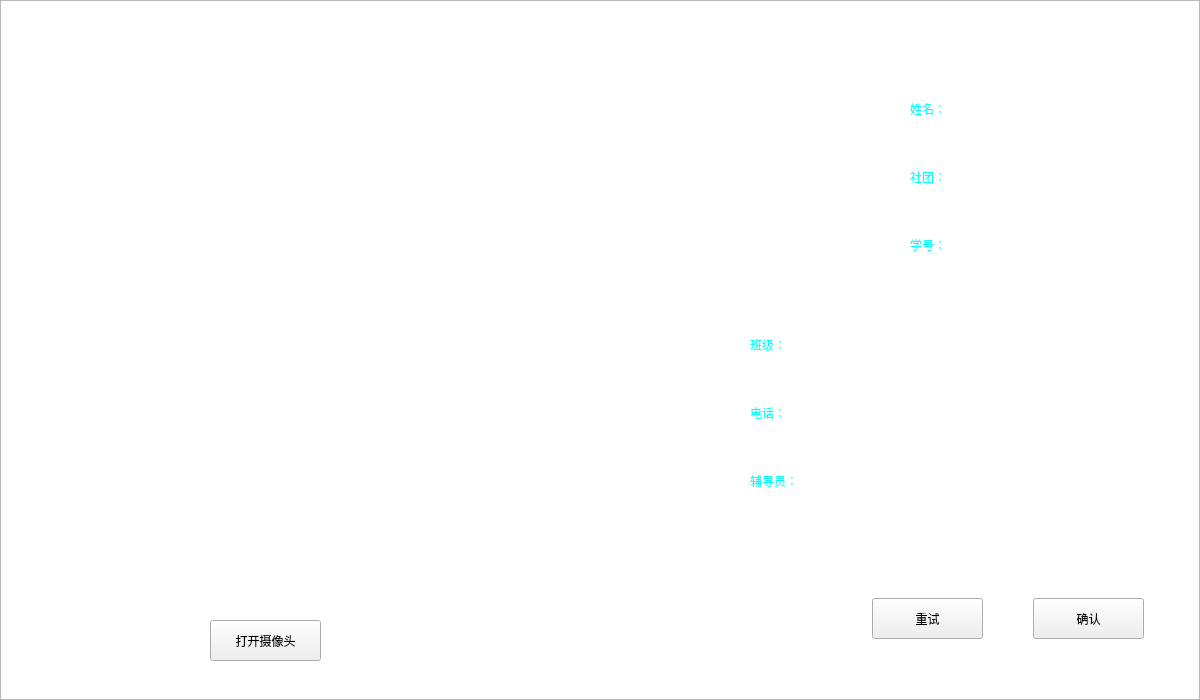
<?xml version="1.0" encoding="UTF-8"?>
<ui version="4.0">
 <class>Form</class>
 <widget class="QWidget" name="Form">
  <property name="geometry">
   <rect>
    <x>0</x>
    <y>0</y>
    <width>1200</width>
    <height>700</height>
   </rect>
  </property>
  <property name="minimumSize">
   <size>
    <width>1200</width>
    <height>700</height>
   </size>
  </property>
  <property name="maximumSize">
   <size>
    <width>1200</width>
    <height>700</height>
   </size>
  </property>
  <property name="windowTitle">
   <string>Form</string>
  </property>
  <widget class="QListView" name="listView">
   <property name="geometry">
    <rect>
     <x>0</x>
     <y>0</y>
     <width>1200</width>
     <height>700</height>
    </rect>
   </property>
   <property name="minimumSize">
    <size>
     <width>1200</width>
     <height>700</height>
    </size>
   </property>
   <property name="maximumSize">
    <size>
     <width>1200</width>
     <height>700</height>
    </size>
   </property>
   <property name="styleSheet">
    <string notr="true">background-image: url(:/recognition/images/recongnition_bg.jpg);</string>
   </property>
  </widget>
  <widget class="QLabel" name="label_show_camera">
   <property name="geometry">
    <rect>
     <x>65</x>
     <y>80</y>
     <width>400</width>
     <height>500</height>
    </rect>
   </property>
   <property name="minimumSize">
    <size>
     <width>400</width>
     <height>500</height>
    </size>
   </property>
   <property name="maximumSize">
    <size>
     <width>405</width>
     <height>505</height>
    </size>
   </property>
   <property name="styleSheet">
    <string notr="true"/>
   </property>
   <property name="text">
    <string/>
   </property>
  </widget>
  <widget class="QPushButton" name="button_open_camera">
   <property name="geometry">
    <rect>
     <x>210</x>
     <y>620</y>
     <width>111</width>
     <height>41</height>
    </rect>
   </property>
   <property name="text">
    <string>打开摄像头</string>
   </property>
  </widget>
  <widget class="QWidget" name="widget" native="true">
   <property name="geometry">
    <rect>
     <x>610</x>
     <y>10</y>
     <width>581</width>
     <height>671</height>
    </rect>
   </property>
   <property name="styleSheet">
    <string notr="true"/>
   </property>
   <widget class="QLabel" name="picture_label">
    <property name="geometry">
     <rect>
      <x>88</x>
      <y>69</y>
      <width>160</width>
      <height>210</height>
     </rect>
    </property>
    <property name="minimumSize">
     <size>
      <width>160</width>
      <height>210</height>
     </size>
    </property>
    <property name="maximumSize">
     <size>
      <width>160</width>
      <height>210</height>
     </size>
    </property>
    <property name="styleSheet">
     <string notr="true"/>
    </property>
    <property name="text">
     <string/>
    </property>
   </widget>
   <widget class="QWidget" name="">
    <property name="geometry">
     <rect>
      <x>140</x>
      <y>326</y>
      <width>421</width>
      <height>192</height>
     </rect>
    </property>
    <layout class="QFormLayout" name="formLayout_2">
     <property name="verticalSpacing">
      <number>50</number>
     </property>
     <item row="0" column="0">
      <widget class="QLabel" name="label_4">
       <property name="styleSheet">
        <string notr="true">font: 15pt &quot;楷体&quot;;
color: rgb(0, 255, 255);</string>
       </property>
       <property name="text">
        <string>班级：</string>
       </property>
      </widget>
     </item>
     <item row="0" column="1">
      <widget class="QLineEdit" name="class_lineEdit">
       <property name="enabled">
        <bool>false</bool>
       </property>
       <property name="styleSheet">
        <string notr="true">font: 14pt &quot;新宋体&quot;;
border:None;</string>
       </property>
      </widget>
     </item>
     <item row="1" column="0">
      <widget class="QLabel" name="label_5">
       <property name="styleSheet">
        <string notr="true">font: 15pt &quot;楷体&quot;;
color: rgb(0, 255, 255);</string>
       </property>
       <property name="text">
        <string>电话：</string>
       </property>
      </widget>
     </item>
     <item row="1" column="1">
      <widget class="QLineEdit" name="number_lineEdit">
       <property name="enabled">
        <bool>false</bool>
       </property>
       <property name="styleSheet">
        <string notr="true">font: 14pt &quot;新宋体&quot;;
border:None;</string>
       </property>
      </widget>
     </item>
     <item row="2" column="0">
      <widget class="QLabel" name="label_6">
       <property name="styleSheet">
        <string notr="true">font: 15pt &quot;楷体&quot;;
color: rgb(0, 255, 255);</string>
       </property>
       <property name="text">
        <string>辅导员：</string>
       </property>
      </widget>
     </item>
     <item row="2" column="1">
      <widget class="QLineEdit" name="teacher_lineEdit">
       <property name="enabled">
        <bool>false</bool>
       </property>
       <property name="styleSheet">
        <string notr="true">font: 14pt &quot;新宋体&quot;;
border:None;</string>
       </property>
      </widget>
     </item>
    </layout>
   </widget>
   <widget class="QWidget" name="">
    <property name="geometry">
     <rect>
      <x>300</x>
      <y>90</y>
      <width>258</width>
      <height>201</height>
     </rect>
    </property>
    <layout class="QFormLayout" name="formLayout">
     <property name="horizontalSpacing">
      <number>7</number>
     </property>
     <property name="verticalSpacing">
      <number>50</number>
     </property>
     <item row="0" column="0">
      <widget class="QLabel" name="label">
       <property name="styleSheet">
        <string notr="true">font: 15pt &quot;楷体&quot;;
color: rgb(0, 255, 255);</string>
       </property>
       <property name="text">
        <string>姓名：</string>
       </property>
      </widget>
     </item>
     <item row="0" column="1">
      <widget class="QLineEdit" name="name_lineEdit">
       <property name="enabled">
        <bool>false</bool>
       </property>
       <property name="styleSheet">
        <string notr="true">font: 14pt &quot;新宋体&quot;;
border:None;</string>
       </property>
      </widget>
     </item>
     <item row="1" column="0">
      <widget class="QLabel" name="label_2">
       <property name="styleSheet">
        <string notr="true">font: 15pt &quot;楷体&quot;;
color: rgb(0, 255, 255);</string>
       </property>
       <property name="text">
        <string>社团：</string>
       </property>
      </widget>
     </item>
     <item row="1" column="1">
      <widget class="QLineEdit" name="team_lineEdit">
       <property name="enabled">
        <bool>false</bool>
       </property>
       <property name="styleSheet">
        <string notr="true">font: 14pt &quot;新宋体&quot;;
border:None;</string>
       </property>
      </widget>
     </item>
     <item row="2" column="1">
      <widget class="QLineEdit" name="num_lineEdit">
       <property name="enabled">
        <bool>false</bool>
       </property>
       <property name="styleSheet">
        <string notr="true">font: 14pt &quot;新宋体&quot;;
border:None;</string>
       </property>
      </widget>
     </item>
     <item row="2" column="0">
      <widget class="QLabel" name="label_3">
       <property name="styleSheet">
        <string notr="true">font: 15pt &quot;楷体&quot;;
color: rgb(0, 255, 255);</string>
       </property>
       <property name="text">
        <string>学号：</string>
       </property>
      </widget>
     </item>
    </layout>
   </widget>
   <widget class="QWidget" name="">
    <property name="geometry">
     <rect>
      <x>262</x>
      <y>587</y>
      <width>274</width>
      <height>43</height>
     </rect>
    </property>
    <layout class="QHBoxLayout" name="horizontalLayout">
     <property name="spacing">
      <number>50</number>
     </property>
     <item>
      <widget class="QPushButton" name="retry_btn">
       <property name="minimumSize">
        <size>
         <width>111</width>
         <height>41</height>
        </size>
       </property>
       <property name="maximumSize">
        <size>
         <width>111</width>
         <height>41</height>
        </size>
       </property>
       <property name="text">
        <string>重试</string>
       </property>
      </widget>
     </item>
     <item>
      <widget class="QPushButton" name="confirm_btn">
       <property name="minimumSize">
        <size>
         <width>111</width>
         <height>41</height>
        </size>
       </property>
       <property name="maximumSize">
        <size>
         <width>111</width>
         <height>41</height>
        </size>
       </property>
       <property name="text">
        <string>确认</string>
       </property>
      </widget>
     </item>
    </layout>
   </widget>
  </widget>
 </widget>
 <resources>
  <include location="../images.qrc"/>
 </resources>
 <connections>
  <connection>
   <sender>button_open_camera</sender>
   <signal>clicked()</signal>
   <receiver>Form</receiver>
   <slot>button_open_camera_clicked()</slot>
   <hints>
    <hint type="sourcelabel">
     <x>273</x>
     <y>656</y>
    </hint>
    <hint type="destinationlabel">
     <x>283</x>
     <y>763</y>
    </hint>
   </hints>
  </connection>
  <connection>
   <sender>retry_btn</sender>
   <signal>clicked()</signal>
   <receiver>Form</receiver>
   <slot>retry()</slot>
   <hints>
    <hint type="sourcelabel">
     <x>901</x>
     <y>638</y>
    </hint>
    <hint type="destinationlabel">
     <x>910</x>
     <y>747</y>
    </hint>
   </hints>
  </connection>
  <connection>
   <sender>confirm_btn</sender>
   <signal>clicked()</signal>
   <receiver>Form</receiver>
   <slot>confirm()</slot>
   <hints>
    <hint type="sourcelabel">
     <x>1086</x>
     <y>618</y>
    </hint>
    <hint type="destinationlabel">
     <x>1090</x>
     <y>747</y>
    </hint>
   </hints>
  </connection>
 </connections>
 <slots>
  <slot>button_open_camera_clicked()</slot>
  <slot>retry()</slot>
  <slot>confirm()</slot>
 </slots>
</ui>
